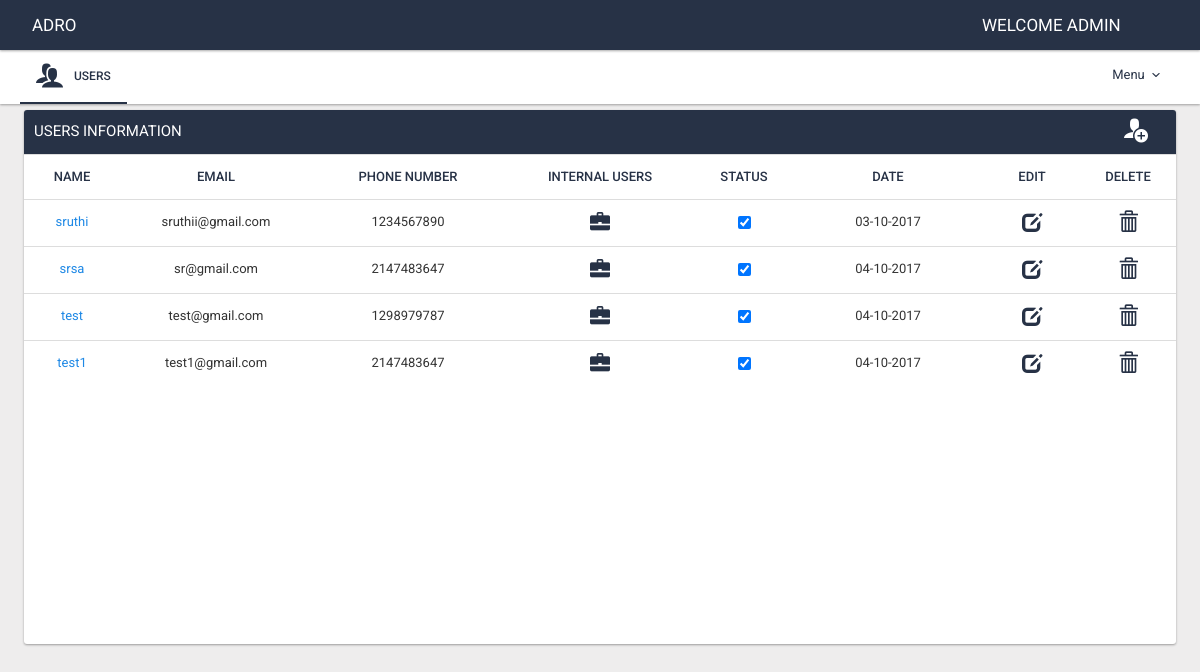
The page /users.php (signed in) on the database its author committed.
### tables this page shows
CREATE TABLE `user_info` (
  `userid` int(11) NOT NULL,
  `username` varchar(255) NOT NULL,
  `password` varchar(255) NOT NULL,
  `emailId` varchar(255) NOT NULL,
  `phone_number` int(11) NOT NULL,
  `name` varchar(255) NOT NULL,
  `role_id` int(11) NOT NULL,
  `created_by` int(11) NOT NULL,
  `created_date` datetime NOT NULL,
  `status` int(11) NOT NULL DEFAULT '0'
);

### users.php (the view, shortened to what this page needs)
<?php
include_once "header.php";
if($_SESSION['role_id']=='1')
$user_sql = "SELECT * FROM `user_info` WHERE `created_by` = '".$_SESSION['role_id']."' ";
else
$user_sql = "SELECT * FROM `user_info` WHERE `created_by` = '".$_SESSION['user_id']."' ";
$user_data = mysqli_query($conn , $user_sql);
?>
<div class="panel panel-flat panelflat newpanel">
 <div class="panel-heading">Users Information<div id="buttonplace" class="pull-right col-xs-6"></div></div>
<div class="table-responsive" >
	<table class="table table-fixed">
		<thead>
			<tr>
				<th  class="col-xs-1"> Name</th>
				<th  class="col-xs-2">Email</th>
				<th  class="col-xs-2">Phone Number</th>
				<th  class="col-xs-2">Internal Users</th>
				<th  class="col-xs-1">Status</th>
				<th  class="col-xs-2">Date</th>
				<th class="col-xs-1">Edit</th>
				<th class="col-xs-1">Delete</th>
			</tr>
		</thead>
		<tbody>
			<?php
			while($row=mysqli_fetch_array($user_data)){
				echo "<tr id=".$row[0]." align='center'>
				<td class='edit-orgname col-xs-1'><a href='auditor_users.php?auditor=$row[0]'>".$row[1]."</a></td>";
				echo
				"<td class='edit-mail col-xs-2'>".$row[3]."</td>";
				echo
				"<td class='edit-number col-xs-2'>".$row[4]."</td>";
						echo "<td class='col-xs-2'>	<a href='internal_users.php?auditor_id=$row[0]' class='btn btn-xs btnbg '>
							<span class='glyphicon glyphicon-briefcase'></span>
						</a></td>";
				if($row[9]=='1')
				echo "<td class='edit-pname col-xs-1'><input id='checkbox1' type='checkbox' checked='checked' value='".$row[9]."' onChange='setStatus(0,$row[0])'/></td>";
			else
				echo "<td class='edit-pname col-xs-1'><input id='checkbox1' class='$row[0]' type='checkbox' value='".$row[9]."'  onChange='setStatus(1,$row[0])'/></td>";
				echo
				"<td class='edit-date col-xs-2'>".date('d-m-Y', strtotime($row[8]))."</td>";
				echo"
				<td class='col-xs-1'>
						<a  data-toggle='modal' data-target='#myUserModal' class='edit_user btn btn-xs btnbg'>
							<span class='glyphicon glyphicon-edit'></span>
						</a>
					</td>
					<td class='col-xs-1'>
						<a id='$row[0]' class='btn btn-xs btnbg remove-item'>
							<span class='glyphicon glyphicon-trash'></span>
						</a>
					</td>
				</tr>";
			}
			?>
		</tbody>
	</table>
</div>
</div>

### css/style.css (style rules this page uses)
body { padding-top: 50px; }
.newpanel { margin: 4px 2%; margin-top: 5%; }
.btnbg,.btnbg:hover, .btn-md,.btn-md:hover { border-color: #273246!important; color: white!important; }
span.glyphicon,span.glyphicon:hover,span.glyphicon:focus { border-color: white!important; color: #273246!important; background-color: white!important; font-size: 20px; margin-top: -13px;background:none!important; }
a.btnbg { color:#f5f5f5; text-decoration: none; }
th { text-transform:uppercase;color: #273246!important;padding:12px 8px!important;text-align:center!important; }
body { background:#eeeded; }
.table > thead > tr > td, .table > tbody > tr > td, .table > tfoot > tr > td { padding-bottom:0!important; }
.table-fixed thead { width: 100%; }
.table-responsive { overflow-x: hidden; }
.table-fixed tbody { height: 445px; overflow-x: hidden; overflow-y: auto; width: 100%; }
.table-fixed thead, .table-fixed tbody, .table-fixed tr, .table-fixed td, .table-fixed th { display: block; }
.table-fixed tbody td, .table-fixed thead > tr> th { float: left; border-bottom-width: 0; }
.panel-heading { position: relative; padding-top: 20px; padding-bottom: 20px; font-size: 20px; color: #273246!important; text-transform: uppercase; }
.panel-heading { color: #333333; background-color: #273246!important; border-color: #273246!important; color: white!important; padding: 10px; font-size: 15px; }
#buttonplace { text-align:right; }

### header.php (style rules this page uses)
body { padding-top: 50px; }

### rows shown on the page
user_info: username "sruthi", emailId "sruthii@gmail.com", phone_number "1234567890", created_date "03-10-2017"
user_info: username "srsa", emailId "sr@gmail.com", phone_number "2147483647", created_date "04-10-2017"
user_info: username "test", emailId "test@gmail.com", phone_number "1298979787", created_date "04-10-2017"
user_info: username "test1", emailId "test1@gmail.com", phone_number "2147483647", created_date "04-10-2017"

### other values the page prints
$_SESSION['name'] "ADMIN"
